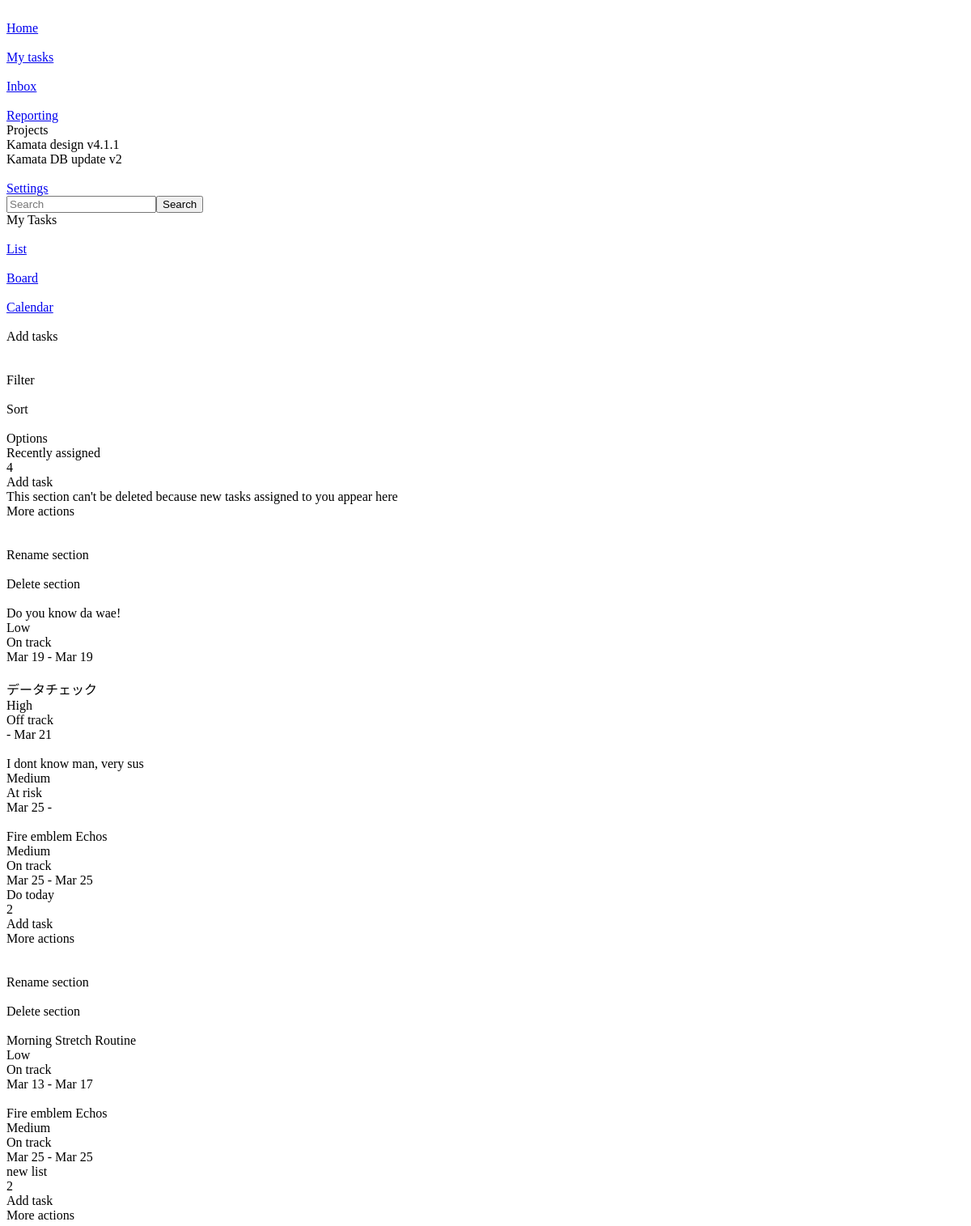
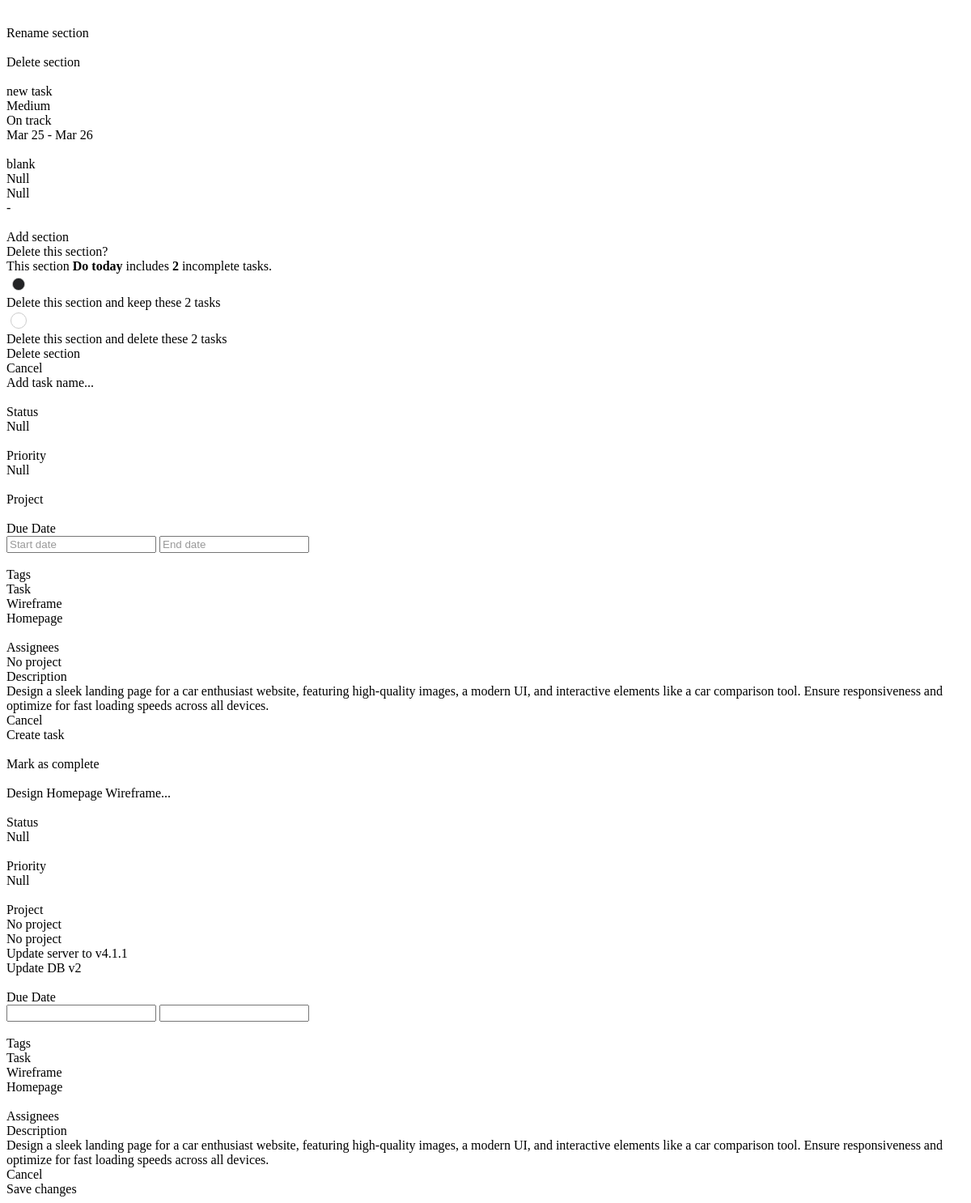
Before: / with the older database file (2 pictures, top to bottom).
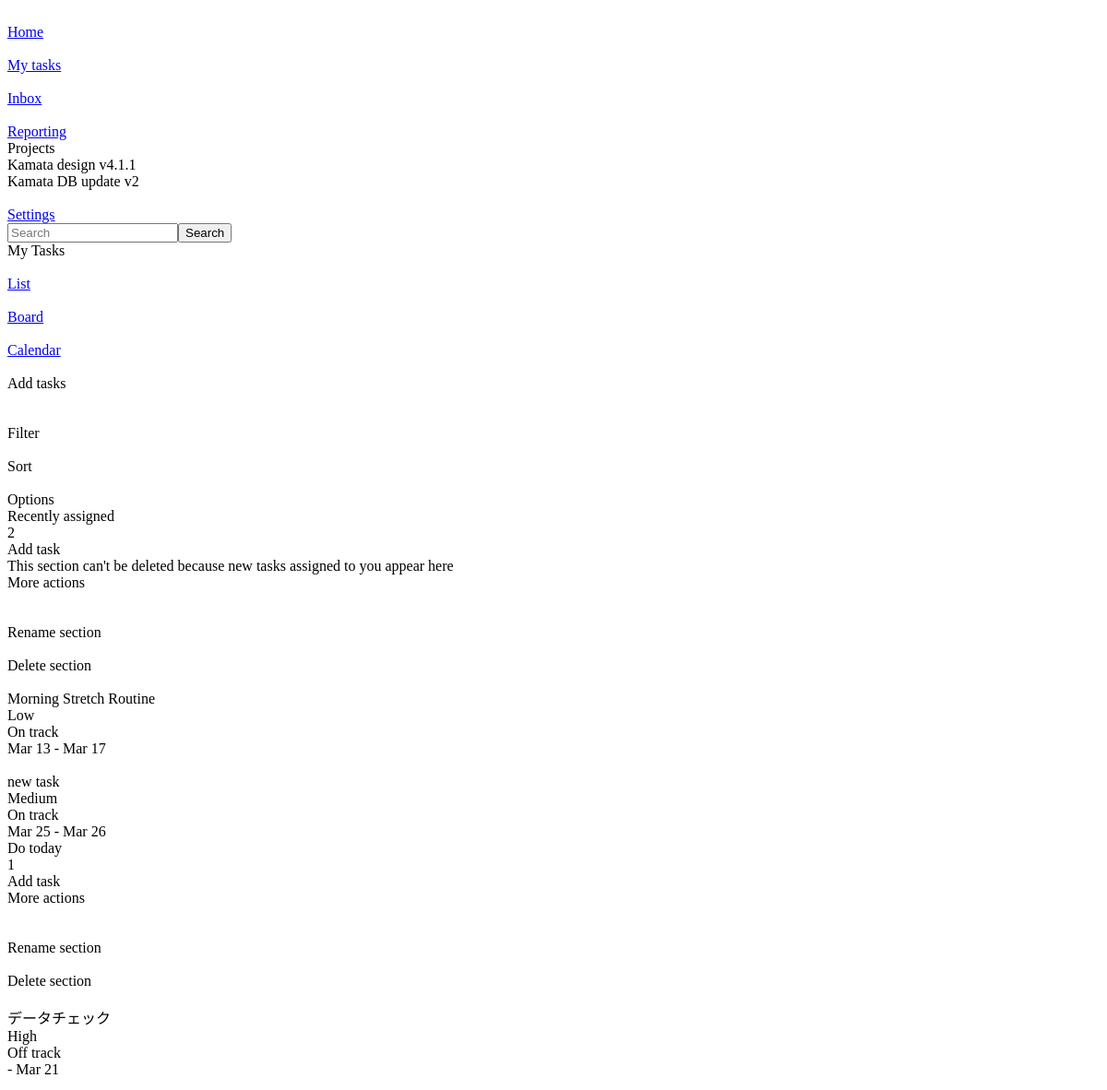
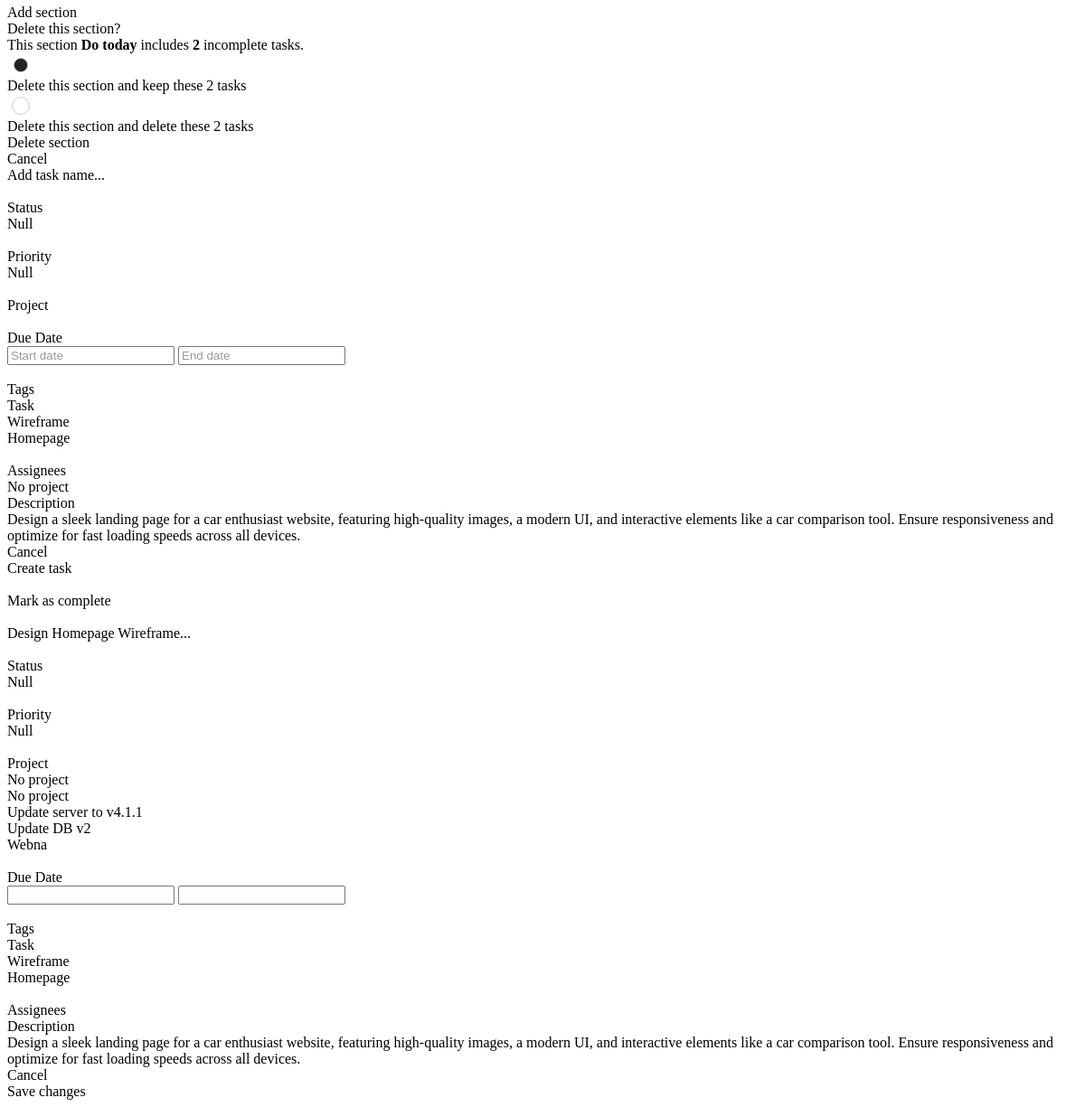
After: the same page with the newer database file (2 pictures, top to bottom).
### app/models.py (models this page shows)
class Task(models.Model):
    created_by = models.ForeignKey(User, on_delete=models.CASCADE)
    priority = models.ForeignKey('Priority', on_delete=models.CASCADE, null=True, blank=True)
    status = models.ForeignKey('Status', on_delete=models.CASCADE, null=True, blank=True)
    list = models.ForeignKey('List', on_delete=models.CASCADE)
    project = models.ForeignKey('Project', on_delete=models.CASCADE,  null=True, blank=True)
    name = models.CharField(max_length=50)
    is_completed = models.BooleanField(default=False)
    description = models.TextField(null=True, blank=True)
    created_at = models.DateTimeField(auto_now_add=True)
    start_date = models.DateField(null=True, blank=True)
    deadline = models.DateField(null=True, blank=True)

class Priority(models.Model):
    priority = models.CharField(max_length=10, null=True, blank=True)
    combo_class = models.CharField(max_length=10, null=True, blank=True)

class Status(models.Model):
    status = models.CharField(max_length=10, null=True, blank=True)
    combo_class = models.CharField(max_length=10, null=True, blank=True)

class List(models.Model):
    title = models.CharField(max_length=25)

class Project(models.Model):
    name = models.CharField(max_length=50)
    color = models.ForeignKey('Color', on_delete=models.CASCADE)

### app/views.py (the view)
# urls.py: path('', views.home, name='home'),
def home(request):
    lists = List.objects.all()
    tasks = Task.objects.all()
    projects = Project.objects.all()
    status = Status.objects.all()
    priority = Priority.objects.all()
    context = {
        'lists': lists,
        'tasks': tasks,
        'projects': projects,
        'status': status,
        'priority': priority,
    }
    return render(request, 'home.html', context)

### app/templatetags/custom_filters.py (called while the page is built)
@register.filter
def filter_by_list(tasks, list_id):
    return tasks.filter(list_id=list_id)

### app/templates/home.html (shortened to what the changed rows need)
<!DOCTYPE html>
{% load custom_filters %}
{% load static %}
<html data-wf-page="67aeea944d589896c64eea3b" data-wf-site="67aeea944d589896c64ee9d5"
  class="w-mod-js wf-inter-n4-active wf-inter-n3-active wf-inter-n5-active wf-active w-mod-ix">
<head>
  <link href="https://cdn.prod.website-files.com/67aeea944d589896c64ee9d5/css/kamata.webflow.c56fb8e45.css" rel="stylesheet" type="text/css">
  <link rel="stylesheet" href="{% static 'main.css' %}">
  <link rel="stylesheet" href="https://fengyuanchen.github.io/datepicker/css/datepicker.css">
</head>
<body cz-shortcut-listen="true">
  <div class="main-wrap none">
    <div class="w-layout-grid list-wrap">
      <div id="w-node-_60766be2-e2cf-9137-be7b-4c8f2ddb67e6-c64eea3b" class="list-group">
        <div data-list="first" data-list="1" class="list">
          <div class="list-header">
            <div class="flex gap5">
              <div class="list_header-title">Recently assigned</div>
              <div class="text list_header-total">{{ tasks|filter_by_list:1|length }}<br></div>
            </div>
          </div>
          {% for task in tasks|filter_by_list:1 %}
          <div data-item="{{ task.id }}" data-popup-trigger="edit-task" data-task-id="{{ task.id }}" data-item-project-id="{{ task.project.id }}" data-item-project-name="{{ task.project.name }}" data-item-description="{{ task.description }}" data-item-start-date="{{ task.start_date }}" data-item-deadline="{{ task.deadline }}"
            data-edit-mode="true"
            class="w-layout-grid list-item {% if task.project %}{{ task.project.color.color }}{% endif %} task-content">
            <div class="flex gap5">
              <div class="button icon"><img
                  loading="lazy" alt=""></div>
              <div class="list_item-title">{{ task.name }}</div>
            </div>
            <div class="flex gap5">
              <div class="list_item-priority {{ task.priority.combo_class }}" data-priority-value="{{ task.priority.id }}">{{ task.priority.priority }}</div>
              <div class="list_item-status {{ task.status.combo_class }}" data-status-value="{{ task.status.id }}">{{ task.status.status }}</div>
            </div>
            <div class="flex y-center gap5">
              <div>{{ task.start_date|date:"M d" }} - {{ task.deadline|date:"M d" }}</div>
            </div>
          </div>
          {% endfor %}
        </div>
        {% for list in lists %}
        {% if list.id > 1 %}
        <div data-list="{{ list.id }}" class="list">
          <div class="list-header">
            <div class="flex gap5">
              <div class="list_header-title">{{ list.title }}</div>
              <div class="text list_header-total">{{ tasks|filter_by_list:list.id|length }}<br></div>
            </div>
            <div class="flex y-center gap2 relative">
              <div data-list="{{ list.id }}" class="explanation-box tooltip-list_header-addtask-hover">
                <div>Add task</div>
              </div>
              <div data-list="{{ list.id }}" class="explanation-box tooltip-list_header-moreactions-hover">
                <div>More actions</div>
              </div>
              <div data-explains="tooltip-list_header-addtask-hover" data-list="{{ list.id }}"
                class="button list_header-addtask" data-popup-trigger="create-task">
              </div>
              <div data-explains="tooltip-list_header-moreactions-hover" data-list="{{ list.id }}"
                class="button list_header-moreactions">
              </div>
              <div data-list="{{ list.id }}" class="subpage list_header-moreactions-menu">
                <div class="subpage_link rename-section">
                  <div>Rename section</div>
                </div>
                <div data-popup-trigger="delete-list" data-list="{{ list.id }}" class="subpage_link">
                  <div class="img-wrap trashcan-icon">
                  </div>
                  <div>Delete section</div>
                </div>
              </div>
            </div>
          </div>
          {% for task in tasks|filter_by_list:list.id %}
          <div data-item="{{ task.id }}" data-popup-trigger="edit-task" data-task-id="{{ task.id }}" data-item-project-id="{{ task.project.id }}" data-item-project-name="{{ task.project.name }}" data-item-description="{{ task.description }}" data-item-start-date="{{ task.start_date }}" data-item-deadline="{{ task.deadline }}"
            data-edit-mode="true"
            class="w-layout-grid list-item {% if task.project %}{{ task.project.color.color }}{% endif %}">
            <div class="flex gap5">
              <div class="button icon"><img
                  loading="lazy" alt=""></div>
              <div class="list_item-title">{{ task.name }}</div>
            </div>
            <div class="flex gap5">
              <div class="list_item-priority {{ task.priority.combo_class }}" data-priority-value="{{ task.priority.id }}">{{ task.priority.priority }}</div>
              <div class="list_item-status {{ task.status.combo_class }}" data-status-value="{{ task.status.id }}">{{ task.status.status }}</div>
            </div>
            <div class="flex y-center gap5">
              <div>{{ task.start_date|date:"M d" }} - {{ task.deadline|date:"M d" }}</div>
            </div>
          </div>
          {% endfor %}
        </div>
        {% endif %}
        {% endfor %}
      </div>
    </div>
  </div>
  <div data-popup="edit-task" class="edit-task-popup">
    <div class="w-layout-grid edit-task-popup-wrap">
      <div id="w-node-_7a7cb3cd-a264-9701-a0b2-7d30d3141c1d-c64eea3b" class="edit-task-popup-content">
        <div class="edit-task-popup-grid-wrap">
          <div class="w-layout-grid edit-task-popup-grid">
            <div class="w-layout-grid edit-task-popup_tags-wrap">
              <div id="w-node-_7a7cb3cd-a264-9701-a0b2-7d30d3141c5d-c64eea3b">
                <div data-project-id="{{ task.project.id }}" class="project-dropdown-container">
                  <div data-dropdown-trigger="" class="project-dropdown-header">
                    <div class="project-dropdown-list">
                      {% for project in projects %}
                      <div class="project-option" data-project-id="{{ project.id }}">
                          <span>{{ project.name }}</span>
                      </div>
                      {% endfor %}
                    </div>
                  </div>
                </div>
              </div>
            </div>
          </div>
        </div>
      </div>
    </div>
  </div>
</body>
</html>

Changed rows visible on the page:
removed Task: name "Do you know da wae!", priority.priority "Low", status.status "On track", start_date "Mar 19", deadline "Mar 19"
removed Task: name "I dont know man, very sus", priority.priority "Medium", status.status "At risk", start_date "Mar 25"
removed Task: name "Fire emblem Echos", priority.priority "Medium", status.status "On track", start_date "Mar 25", deadline "Mar 25"
no longer on one of the page's lists (row edited): Task: name "データチェック", priority.priority "High", status.status "Off track", deadline "Mar 21"
removed Task: name "Fire emblem Echos", priority.priority "Medium", status.status "On track", start_date "Mar 25", deadline "Mar 25"
removed List: title "new list", id "2", Task (name "new task", priority.priority "Medium", status.status "On track", start_date "Mar 25", deadline "Mar 26")
removed Task: name "blank", priority.priority "Null", status.status "Null", shown under "new list"
now on one of the page's lists (row edited): Task: name "Morning Stretch Routine", priority.priority "Low", status.status "On track", start_date "Mar 13", deadline "Mar 17"
now on one of the page's lists (row edited): Task: name "new task", priority.priority "Medium", status.status "On track", start_date "Mar 25", deadline "Mar 26"
changed List "Do today": id "2" → "1"; gains Task (name "データチェック", priority.priority "High", status.status "Off track", deadline "Mar 21"); loses Task (name "Morning Stretch Routine", priority.priority "Low", status.status "On track", start_date "Mar 13", deadline "Mar 17")
added Project: name "Webna"
Other visible differences:
{{ tasks|filter_by_list:1|length }}: "4" → "2"
